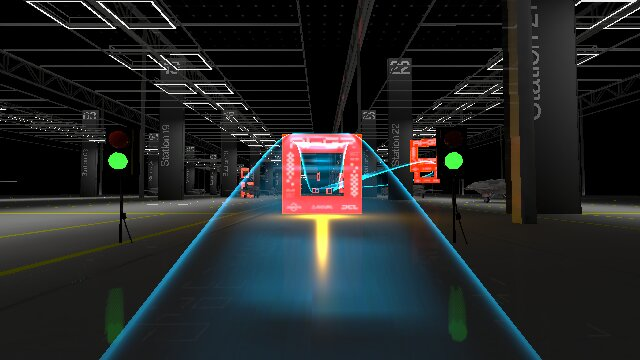
#> input picture handoff/vq2-recon-2026-06-29/frames/curated/02_gate_deadahead_from_startpad.png, 640 x 360 px, found by its file name
$ python extract_appearance.py --recon ../../handoff/vq2-control-handshake-2026-06-29/logs/hud_acro_idle.png
#> lines starting #> are read from the running program, lines starting #| are printed output that depends on the picture; after the words box and inside, x2 and y2 are one past the last pixel; in counts of white or black regions, pixels touching at a corner belong together
"""Re-extract the VQ2 appearance numbers from the recon frames (provenance for APPEARANCE_SPEC).

Run against the recon handoff dir to regenerate the quantitative appearance characterization
(gate emissive core RGB, asymmetric bloom falloff, scene brightness, lane-line / grid /
structure colors). Pure analysis -- reads the curated frames + frame_stats_*.json, prints a
report and (optionally) writes the machine-readable numbers. No Blender, no model.

    python tools/blender_pipeline/extract_appearance.py \
        --recon handoff/vq2-recon-2026-06-29

This is the script cited in APPEARANCE_SPEC.md §7 so the spec numbers stay reproducible.
"""
from __future__ import annotations

import argparse
import glob
import json
import os

import numpy as np

try:
    import cv2
except Exception as exc:  # pragma: no cover
    cv2 = None
    _CV2_ERR = exc


def _median_rgb(img_bgr: np.ndarray, mask: np.ndarray) -> list[float] | None:
    if mask.sum() == 0:
        return None
    return [float(v) for v in np.median(img_bgr[mask], axis=0)[::-1]]  # BGR -> RGB


# [29 lines left out: function extract_gate_core, not called in this run]


def extract_lane_lines(img_bgr: np.ndarray) -> dict:
    b, g, r = (img_bgr[:, :, i].astype(int) for i in range(3))
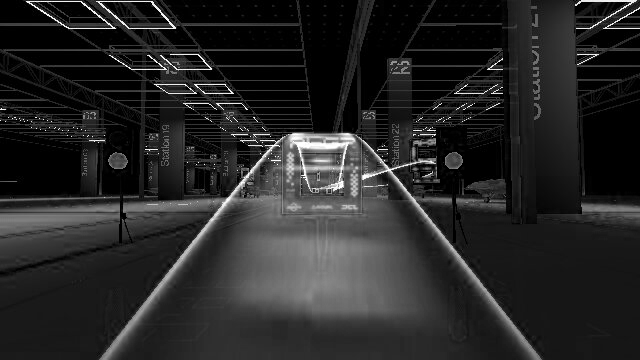
#> b: shape (360, 640) int64; min 0, max 255, mean 38.5
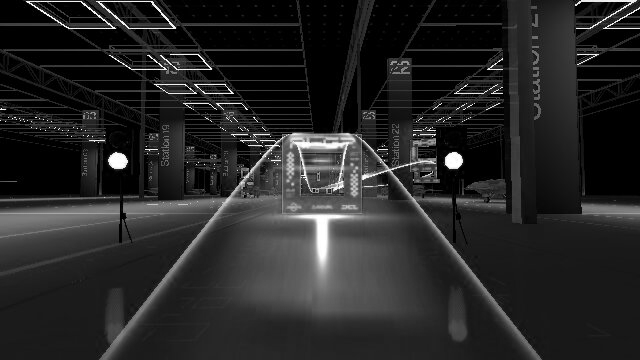
#> g: shape (360, 640) int64; min 0, max 255, mean 38.1
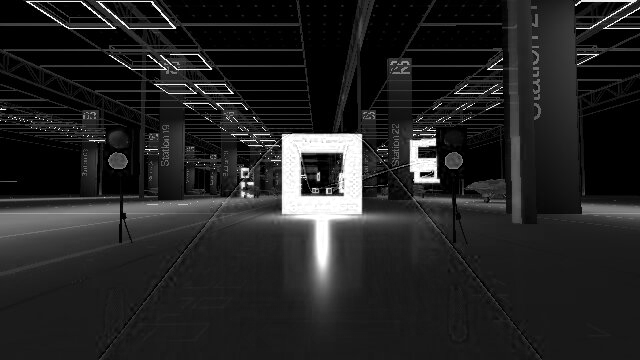
#> r: shape (360, 640) int64; min 0, max 255, mean 35.4
    lane = (b >= 110) & ((b - r) >= 40) & (b >= g)
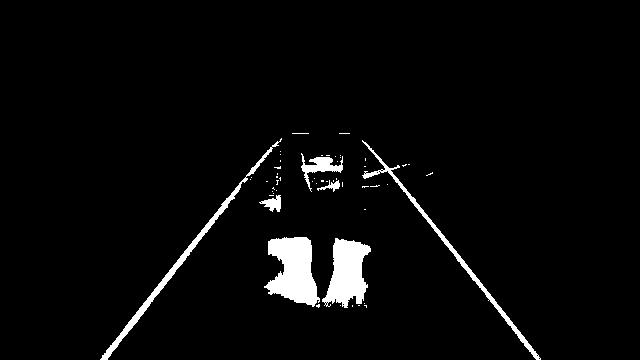
#> lane: shape (360, 640) bool; 3.6% white; 54 white regions (47 under 20 px), largest, box (x1, y1, x2, y2) and area: (264, 237, 320, 307) 2498, (322, 238, 371, 308) 2096, (100, 138, 282, 360) 1437
    core = (b >= 200) & ((b - r) >= 60) & (b >= g - 10)
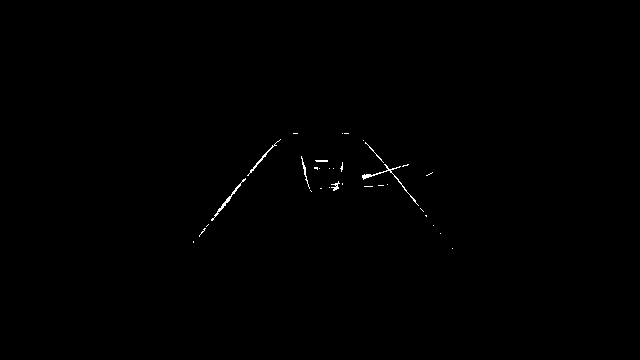
#> core: shape (360, 640) bool; 0.26% white in thin lines or dots, all inside (x1, y1, x2, y2) = (193, 133, 453, 249)
    return {"lane_median_rgb": _median_rgb(img_bgr, lane),
            "lane_core_median_rgb": _median_rgb(img_bgr, core)}


# [9 lines left out: function extract_structure, not called in this run]


def aggregate_frame_stats(recon_dir: str) -> dict:
    out = {}
    for f in sorted(glob.glob(os.path.join(recon_dir, "logs", "frame_stats_*.json"))):
        d = json.load(open(f))
        keys = ["mean_gray", "median_gray", "p95_gray", "frac_dark_lt32",
                "frac_bright_gt224", "mean_r", "mean_g", "mean_b", "red_glow_frac"]
        agg = {}
        for k in keys:
            v = np.array([x[k] for x in d], float)
            agg[k] = {"mean": float(v.mean()), "median": float(np.median(v))}
        out[os.path.basename(f)] = {"n": len(d), **agg}
    return out


def main() -> None:
    if cv2 is None:  # pragma: no cover
        raise RuntimeError(f"extract_appearance requires OpenCV: {_CV2_ERR}")
    ap = argparse.ArgumentParser()
    ap.add_argument("--recon", required=True, help="path to handoff/vq2-recon-2026-06-29")
    ap.add_argument("--json-out", default=None)
    args = ap.parse_args()

    fc = os.path.join(args.recon, "frames", "curated")
    report = {"frame_stats": aggregate_frame_stats(args.recon), "frames": {}}
    near = os.path.join(fc, "01_gate_deadahead_near_static_R1G7.png")
    start = os.path.join(fc, "02_gate_deadahead_from_startpad.png")
    if os.path.exists(near):
        img = cv2.imread(near)
        report["frames"]["gate_core"] = extract_gate_core(img)
        report["frames"]["structure"] = extract_structure(img)
    if os.path.exists(start):
        report["frames"]["lane_lines"] = extract_lane_lines(cv2.imread(start))

    print(json.dumps(report, indent=2))
#> (printed output is left out)
    if args.json_out:
        json.dump(report, open(args.json_out, "w"), indent=2)
        print(f"\nwrote {args.json_out}")


if __name__ == "__main__":  # pragma: no cover
    main()
